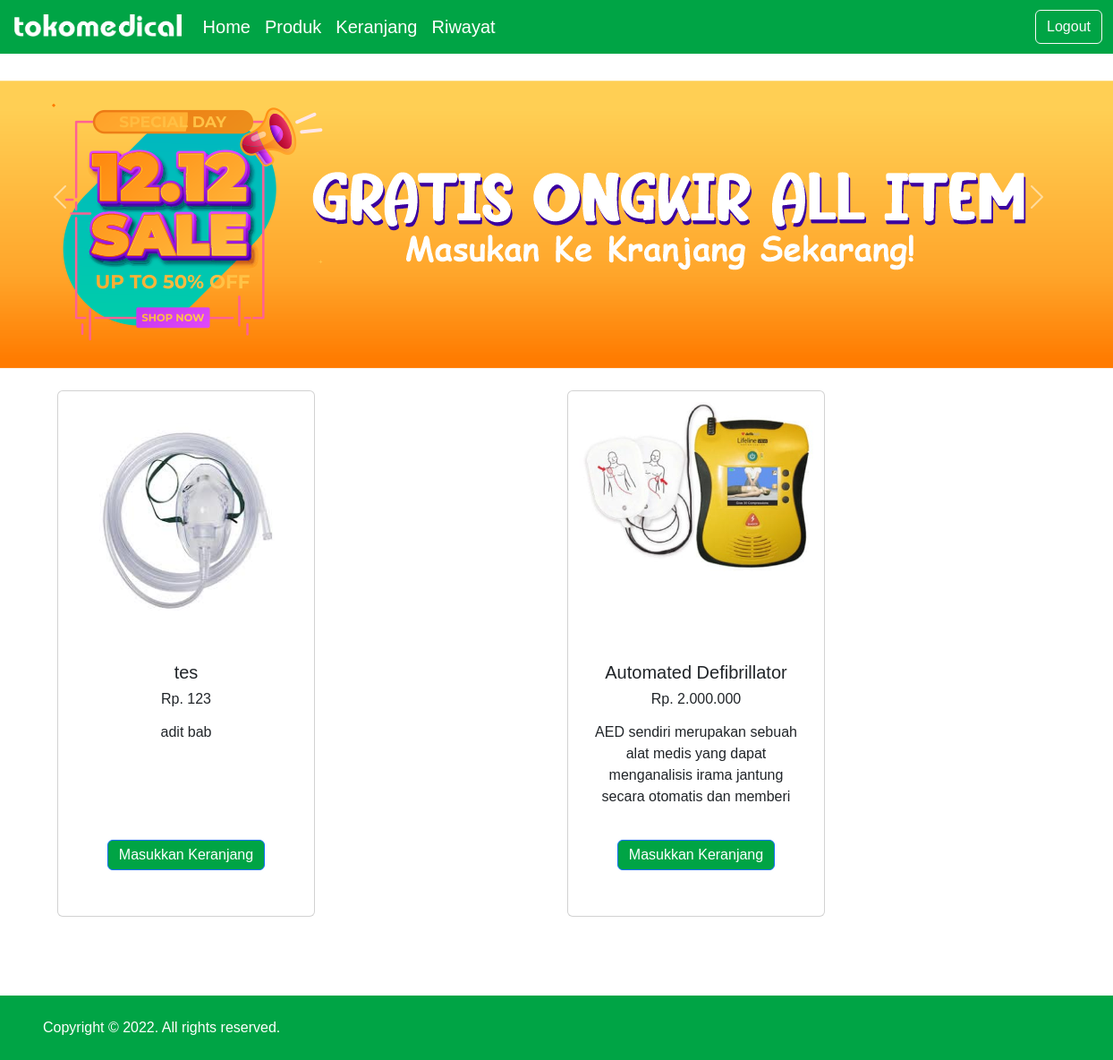
The page /index_login.php (signed in) on the database its author committed.
### tables this page shows
CREATE TABLE `product` (
  `productid` int(11) NOT NULL,
  `name` varchar(200) NOT NULL,
  `price` int(10) NOT NULL,
  `foto` text NOT NULL,
  `penjelasan` varchar(105) NOT NULL
);

### index_login.php (the view, shortened to what this page needs)
<!doctype html>
<html lang="en">
<head>
    <link href="https://cdn.jsdelivr.net/npm/bootstrap@5.2.2/dist/css/bootstrap.min.css" rel="stylesheet">
    <link href="https://getbootstrap.com/docs/5.2/assets/css/docs.css" rel="stylesheet">
    <link rel="stylesheet" href="style/style.css">
</head>
<body>
    <nav class="navbar fixed-top navbar-expand-lg background-primary" style="height:60px;">
        <div class="container-fluid">
            <a class="navbar-brand" href="index_login.php" style="font-weight:bolder; color:#00A445;">
                <img src="asset/logo putih.png" alt="logo" style="height: 25px; margin-top: -7px; padding-left: 4px;"></a>
            <div class="collapse navbar-collapse" id="navbarSupportedContent" style="font-size:20px;">
                <ul class="navbar-nav me-auto mb-2 mb-lg-0">
                    <li class="nav-item" style="color: #00A445;">
                        <a class="nav-link active text-white" aria-current="page" href="index_login.php">Home</a>
                    </li>
                    <li class="nav-item">
                        <a class="nav-link text-white " href="index_login.php#produk">Produk</a>
                    </li>
                    <li class="nav-item">
                        <a class="nav-link text-white " href="keranjang.php">Keranjang</a>
                    </li>
                    <li class="nav-item">
                        <a class="nav-link text-white " href="riwayat.php">Riwayat</a>
                    </li>
                </ul>
                <a class="d-flex" href="logout.php" style="text-decoration: none;">
                    <button type="button" class="btn btn-outline-light">Logout</button>
                </a>
            </div>
        </div>
    </nav>
    <div class="container d-flex justify-content-center align-item-center">
        <div id="carouselExampleInterval" class="carousel slide" data-bs-ride="carousel" style="height:200px; margin: 90px 50px 130px; margin-left: 32px; ">
            <div class="carousel-inner">
                <div class="carousel-item active" data-bs-interval="5000">
                    <img src="asset/slide1.png" class="d-block w-90">
                </div>
            </div>
            <button class="carousel-control-prev" type="button" data-bs-target="#carouselExampleInterval" data-bs-slide="prev" style="padding-top:60px;">
                <span class="carousel-control-prev-icon" aria-hidden="true"></span>
            </button>
            <button class="carousel-control-next" type="button" data-bs-target="#carouselExampleInterval" data-bs-slide="next" style="padding-top:60px;">
                <span class="carousel-control-next-icon" aria-hidden="true"></span>
            </button>
        </div>
    </div>
    <div id="produk">
        <div class="p-3 m-0 border-0">
            <div class="container text-center">
                <div class="row">
                    <?php
                    include('koneksi.php');
                    $sql   = "SELECT * FROM product";
                    $query  = mysqli_query($connect, $sql);
                    while ($data = mysqli_fetch_array($query)) {
                    ?>
                        <div class="col">
                            <div class="card" style="width: 18rem;">
                                <div class="m-2 p-1" style="height:270px;">
                                    <img src="img/<?php echo $data['foto']; ?>" class="card-img-top">
                                </div>
                                <div class="card-body" style="height:300px;">
                                    <h5 class="card-title"><?= $data['name']; ?></h5>
                                    <h6 class="card-title">Rp. <?= number_format($data['price'], 0, "", ".") ?></h6>
                                    <div class="container py-2" style="height:140px;">
                                        <p class="card-text"><?= $data['penjelasan']; ?></p>
                                    </div>
                                    <button type="button" class="btn btn-primary pt-1 pb-1" data-bs-toggle="modal" data-bs-target="#staticBackdrop<?= $data['productid']; ?>" style="background-color: #00A445;">
                                        Masukkan Keranjang
                                    </button>
                                </div>
                            </div>
                            <br>
                        </div>
                    <?php } ?>
                </div>
            </div>
        </div>
    </div>
    <div class="d-flex flex-column flex-md-row text-center text-md-start justify-content-between py-4 px-4 px-xl-5 mt-5 background-primary">
        <div class="text-white mb-3 mb-md-0">
            Copyright © 2022. All rights reserved.
        </div>
    </div>
</body>
</html>

### style/style.css (style rules this page uses)
.background-primary { background: #00A445; }
.carousel-item { height: 40rem; color: white; position: relative; background-position: center; background-size: cover; }
body { font-family: 'Montserrat', sans-serif; }

### rows shown on the page
product: foto (picture), name "tes", price "123", penjelasan "adit bab"
product: foto (picture), name "Automated Defibrillator", price "2.000.000", penjelasan "AED sendiri merupakan sebuah alat medis yang dapat menganalisis irama jantung secara otomatis dan memberi"
